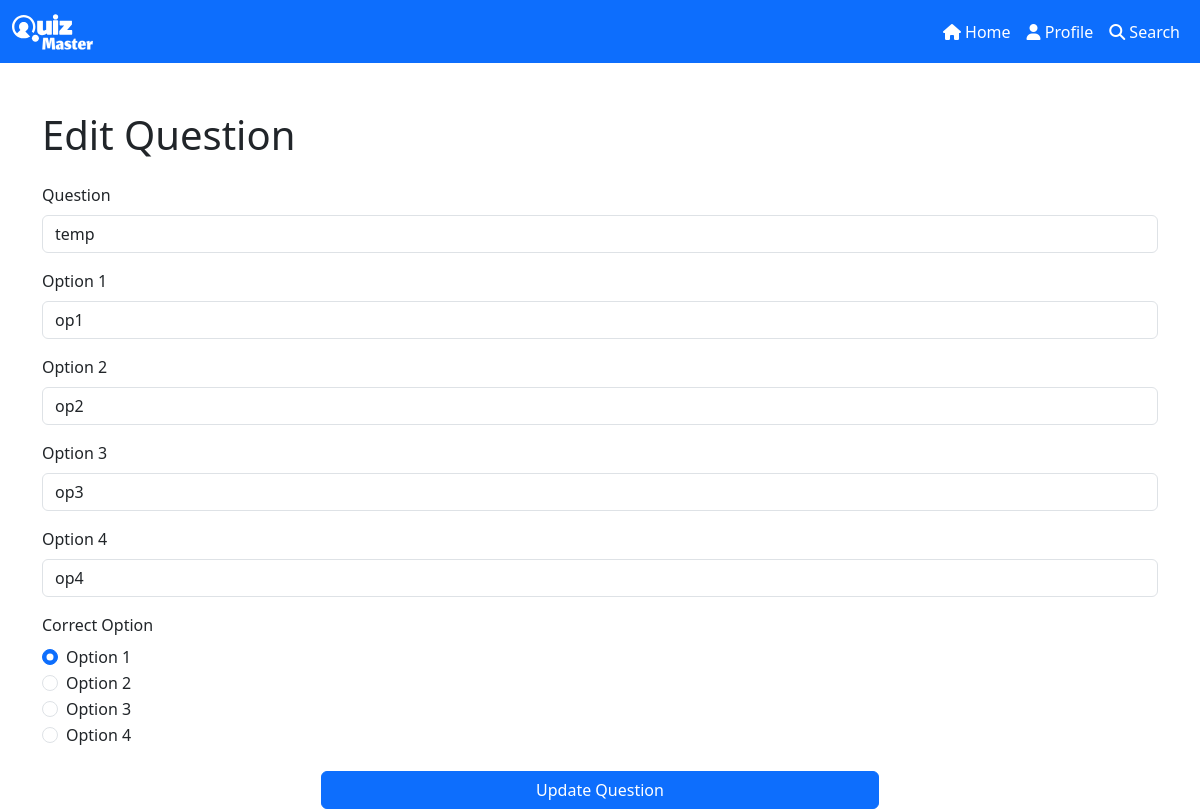
Page /question/1/1/1/1/edit (signed in) on the committed database.
### models.py (models this page shows)
class Question(db.Model):
    id = db.Column(db.Integer, primary_key=True, autoincrement=True)
    quiz_id = db.Column(db.Integer, db.ForeignKey("quiz.id"), nullable=False)
    question = db.Column(db.String(120), nullable=False)
    option1 = db.Column(db.String(120), nullable=False)
    option2 = db.Column(db.String(120), nullable=False)
    option3 = db.Column(db.String(120), nullable=False)
    option4 = db.Column(db.String(120), nullable=False)
    correct_option = db.Column(db.String(120), nullable=False)

### routes.py (the view, shortened to what this page needs)
    @app.route(
        "/question/<int:subject_id>/<int:chapter_id>/<int:quiz_id>/<int:question_id>/edit",
        methods=["GET", "POST"],
    )
    @auth_required
    def edit_question(subject_id, chapter_id, quiz_id, question_id):
        subject = Subject.query.get(subject_id)
        if not subject:
            flash("Subject not found")
            return redirect(url_for("admin_home"))
        chapter = Chapter.query.get(chapter_id)
        if not chapter:
            flash("Chapter not found")
            return redirect(url_for("show_subject", id=subject_id))
        quiz = Quiz.query.get(quiz_id)
        if not quiz:
            flash("Quiz not found")
            return redirect(url_for("show_subject", id=subject_id))
        question_obj = Question.query.get(question_id)
        if not question_obj:
            flash("Question not found")
            return redirect(url_for("admin_home"))
        return render_template(
            "question/edit_question.html",
            subject=subject,
            chapter=chapter,
            quiz=quiz,
            question=question_obj,
        )

### templates/question/edit_question.html (shortened to what this page needs)
{% extends 'base.html' %}
{% block content %}
<div class="container mt-5">
  <h1 class="mb-4">Edit Question</h1>
  <form method="POST">
    <div class="mb-3">
      <label for="question" class="form-label">Question</label>
      <input type="text" class="form-control" id="question" name="question" value="{{ question.question }}" required>
    </div>
    <div class="mb-3">
      <label for="option1" class="form-label">Option 1</label>
      <input type="text" class="form-control" id="option1" name="option1" value="{{ question.option1 }}" required>
    </div>
    <div class="mb-3">
      <label for="option2" class="form-label">Option 2</label>
      <input type="text" class="form-control" id="option2" name="option2" value="{{ question.option2 }}" required>
    </div>
    <div class="mb-3">
      <label for="option3" class="form-label">Option 3</label>
      <input type="text" class="form-control" id="option3" name="option3" value="{{ question.option3 }}" required>
    </div>
    <div class="mb-3">
      <label for="option4" class="form-label">Option 4</label>
      <input type="text" class="form-control" id="option4" name="option4" value="{{ question.option4 }}" required>
    </div>
    <div class="mb-3">
      <label class="form-label">Correct Option</label>
      <div class="form-check">
        <input class="form-check-input" type="radio" name="correct_option" id="correct_option1" value="option1"
          {% if question.correct_option == question.option1 %}checked{% endif %} required>
        <label class="form-check-label" for="correct_option1">Option 1</label>
      </div>
      <div class="form-check">
        <input class="form-check-input" type="radio" name="correct_option" id="correct_option2" value="option2"
          {% if question.correct_option == question.option2 %}checked{% endif %}>
        <label class="form-check-label" for="correct_option2">Option 2</label>
      </div>
      <div class="form-check">
        <input class="form-check-input" type="radio" name="correct_option" id="correct_option3" value="option3"
          {% if question.correct_option == question.option3 %}checked{% endif %}>
        <label class="form-check-label" for="correct_option3">Option 3</label>
      </div>
      <div class="form-check">
        <input class="form-check-input" type="radio" name="correct_option" id="correct_option4" value="option4"
          {% if question.correct_option == question.option4 %}checked{% endif %}>
        <label class="form-check-label" for="correct_option4">Option 4</label>
      </div>
    </div>
    <div class="d-grid gap-2 col-6 mx-auto mt-4">
      <button type="submit" class="btn btn-primary">Update Question</button>
    </div>
  </form>
</div>
{% endblock %}

### rows in the picture
Question: question "temp", option1 "op1", option2 "op2", option3 "op3", option4 "op4", option1 "☑ Option 1", option2 "☐ Option 2", option3 "☐ Option 3", option4 "☐ Option 4"
